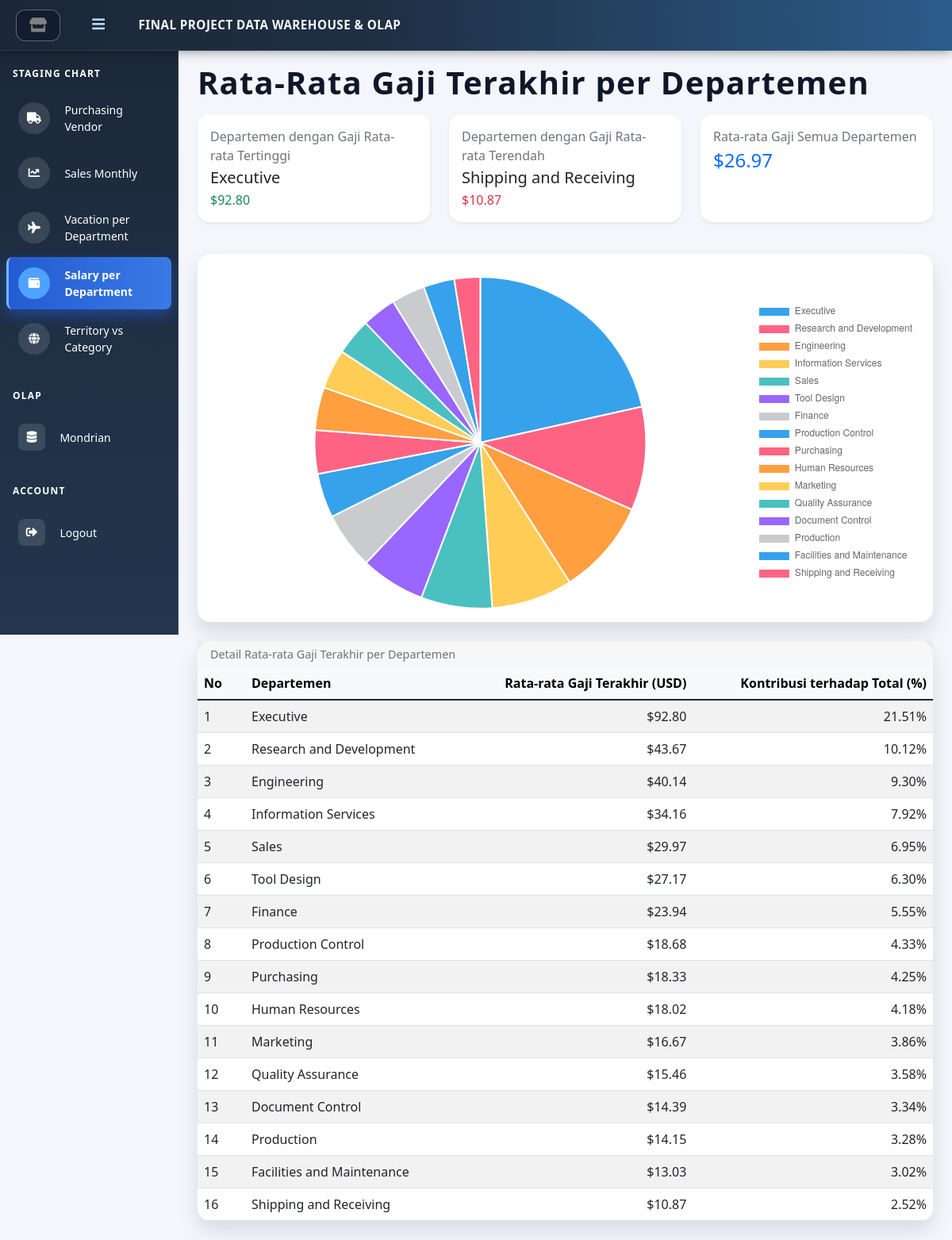
/salary_department_chart.php, run on the app's committed database.
### tables this page shows
CREATE TABLE `stg_salary_department` (
  `DepartmentID` int(11) DEFAULT NULL,
  `NamaDepartemen` varchar(100) DEFAULT NULL,
  `RataRata_GajiTerakhir` decimal(18,2) DEFAULT NULL
);

### salary_department_chart.php (the view, shortened to what this page needs)
<?php
include 'koneksi.php';
$sql = "SELECT NamaDepartemen, RataRata_GajiTerakhir
        FROM stg_salary_department
        ORDER BY RataRata_GajiTerakhir DESC";
$result = mysqli_query($conn, $sql);
$labels     = [];
$values     = [];
$tableRows  = [];
$topDept    = null;
$bottomDept = null;
$total      = 0;
while ($row = mysqli_fetch_assoc($result)) {
    $labels[] = $row['NamaDepartemen'];
    $values[] = (float)$row['RataRata_GajiTerakhir'];
    $tableRows[] = $row;
    $total      += (float)$row['RataRata_GajiTerakhir'];
    if ($topDept === null) {
        $topDept = $row;
    }
    $bottomDept = $row;
}
$data = [];
foreach ($values as $v) {
    $data[] = $total > 0 ? round(($v / $total) * 100, 2) : 0;
}
$deptCount = count($tableRows);
$avgSalary = $deptCount > 0 ? $total / $deptCount : 0;
?>
<!DOCTYPE html>
<html lang="en">
<head>
    <link href="https://cdnjs.cloudflare.com/ajax/libs/font-awesome/5.15.3/css/all.min.css" rel="stylesheet">
    <link href="css/styles-table.css" rel="stylesheet">
</head>
<body class="sb-nav-fixed">
    <nav class="sb-topnav navbar navbar-expand navbar-dark custom-navbar">
        <a class="sidebar-brand d-flex align-items-center justify-content-center">
            <div class="sidebar-brand-icon rotate-n-15">
                <i class="fas fa-store" style="color:grey"></i>
            </div>
        </a>
        <a class="navbar-brand ps-3 d-flex align-items-center gap-2" href="home.php">
            <button class="btn btn-link btn-sm me-4" id="sidebarToggle">
                <i class="fas fa-bars"></i>
            </button>
            <span>FINAL PROJECT DATA WAREHOUSE &amp; OLAP</span>
        </a>
    </nav>
    <div id="layoutSidenav">
        <?php include 'sidebar.php'; ?>
        <div id="layoutSidenav_content">
            <main class="container-fluid px-4">
                <h1 class="mt-4 mb-3">Rata-Rata Gaji Terakhir per Departemen</h1>
                <div class="row mb-4">
                    <div class="col-md-4 mb-3">
                        <div class="card shadow-sm border-0 h-100">
                            <div class="card-body">
                                <p class="text-muted mb-1">Departemen dengan Gaji Rata-rata Tertinggi</p>
                                <h5 class="mb-1">
                                    <?= $topDept ? htmlspecialchars($topDept['NamaDepartemen']) : '-' ?>
                                </h5>
                                <p class="text-success fw-semibold mb-0">
                                    <?= $topDept ? '$' . number_format($topDept['RataRata_GajiTerakhir'], 2, '.', ',') : '$0.00' ?>
                                </p>
                            </div>
                        </div>
                    </div>
                    <div class="col-md-4 mb-3">
                        <div class="card shadow-sm border-0 h-100">
                            <div class="card-body">
                                <p class="text-muted mb-1">Departemen dengan Gaji Rata-rata Terendah</p>
                                <h5 class="mb-1">
                                    <?= $bottomDept ? htmlspecialchars($bottomDept['NamaDepartemen']) : '-' ?>
                                </h5>
                                <p class="text-danger fw-semibold mb-0">
                                    <?= $bottomDept ? '$' . number_format($bottomDept['RataRata_GajiTerakhir'], 2, '.', ',') : '$0.00' ?>
                                </p>
                            </div>
                        </div>
                    </div>
                    <div class="col-md-4 mb-3">
                        <div class="card shadow-sm border-0 h-100">
                            <div class="card-body">
                                <p class="text-muted mb-1">Rata-rata Gaji Semua Departemen</p>
                                <h4 class="mb-0 text-primary">
                                    <?= '$' . number_format($avgSalary, 2, '.', ',') ?>
                                </h4>
                            </div>
                        </div>
                    </div>
                </div>
                <div class="card mb-4">
                    <div class="card-body">
                        <div class="chart-container">
                            <canvas id="salaryDeptChart"></canvas>
                        </div>
                    </div>
                </div>
                <div class="card mb-4">
                    <div class="card-header border-0">
                        <h6 class="mb-0">Detail Rata-rata Gaji Terakhir per Departemen</h6>
                    </div>
                    <div class="card-body p-0">
                        <div class="table-responsive">
                            <table class="table table-striped mb-0 align-middle">
                                <thead class="table-light">
                                    <tr>
                                        <th style="width:60px;">No</th>
                                        <th>Departemen</th>
                                        <th class="text-end">Rata-rata Gaji Terakhir (USD)</th>
                                        <th class="text-end">Kontribusi terhadap Total (%)</th>
                                    </tr>
                                </thead>
                                <tbody>
                                    <?php if ($deptCount === 0): ?>
                                        <tr>
                                            <td colspan="4" class="text-center text-muted py-3">
                                                Tidak ada data departemen.
                                            </td>
                                        </tr>
                                    <?php else: ?>
                                        <?php foreach ($tableRows as $i => $row):
                                            $val = (float)$row['RataRata_GajiTerakhir'];
                                            $percent = $total > 0 ? ($val / $total * 100) : 0;
                                        ?>
                                            <tr>
                                                <td><?= $i + 1 ?></td>
                                                <td><?= htmlspecialchars($row['NamaDepartemen']) ?></td>
                                                <td class="text-end">
                                                    <?= '$' . number_format($val, 2, '.', ',') ?>
                                                </td>
                                                <td class="text-end">
                                                    <?= number_format($percent, 2, '.', ',') ?>%
                                                </td>
                                            </tr>
                                        <?php endforeach; ?>
                                    <?php endif; ?>
                                </tbody>
                            </table>
                        </div>
                    </div>
                </div>
            </main>
        </div>
    </div>
    <script>
        // DATA dari PHP
        const sdLabels = <?= json_encode($labels); ?>;
        const sdPercent = <?= json_encode($data); ?>; // persen
        const sdOriginal = <?= json_encode($values); ?>; // gaji asli
        const ctx = document.getElementById('salaryDeptChart').getContext('2d');
        let salaryChart = new Chart(ctx, {
            type: 'pie',
            data: {
                labels: sdLabels,
                datasets: [{
                    label: 'Komposisi Gaji per Departemen',
                    data: sdPercent
                }]
            },
            options: {
                responsive: true,
                maintainAspectRatio: false,
                plugins: {
                    legend: {
                        position: 'right'
                    },
                    tooltip: {
                        callbacks: {
                            label: function(ctx) {
                                let idx = ctx.dataIndex;
                                let label = ctx.label;
                                let percent = sdPercent[idx];
                                let dollar = sdOriginal[idx];
                                let formattedDollar = dollar.toLocaleString("en-US", {
                                    style: "currency",
                                    currency: "USD"
                                });
                                return `${label}: ${percent}% (${formattedDollar})`;
                            }
                        }
                    }
                }
            }
        });
        // Agar chart tetap responsif saat sidebar dibuka/tutup
        document.getElementById('sidebarToggle').addEventListener('click', () => {
            setTimeout(() => salaryChart.resize(), 300);
        });
    </script>
</body>
</html>

### sidebar.php
<?php
$currentPage = basename($_SERVER['PHP_SELF']);
?>
<div id="layoutSidenav_nav">
    <nav class="sb-sidenav accordion sb-sidenav-light" id="sidenavAccordion">
        <div class="sb-sidenav-menu">
            <div class="nav">
                <div class="sb-sidenav-menu-heading">STAGING CHART</div>
                <a class="nav-link <?= ($currentPage == 'purchasing_vendor_chart.php') ? 'active' : '' ?>"
                    href="purchasing_vendor_chart.php">
                    <div class="sb-nav-link-icon icon-circle"><i class="fas fa-truck"></i></div>
                    Purchasing Vendor
                </a>
                <a class="nav-link <?= ($currentPage == 'sales_monthly_chart.php') ? 'active' : '' ?>"
                    href="sales_monthly_chart.php">
                    <div class="sb-nav-link-icon icon-circle"><i class="fas fa-chart-line"></i></div>
                    Sales Monthly
                </a>
                <a class="nav-link <?= ($currentPage == 'vacation_department_chart.php') ? 'active' : '' ?>"
                    href="vacation_department_chart.php">
                    <div class="sb-nav-link-icon icon-circle"><i class="fas fa-plane"></i></div>
                    Vacation per Department
                </a>
                <a class="nav-link <?= ($currentPage == 'salary_department_chart.php') ? 'active' : '' ?>"
                    href="salary_department_chart.php">
                    <div class="sb-nav-link-icon icon-circle"><i class="fas fa-wallet"></i></div>
                    Salary per Department
                </a>
                <a class="nav-link <?= ($currentPage == 'territory_category_chart.php') ? 'active' : '' ?>"
                    href="territory_category_chart.php">
                    <div class="sb-nav-link-icon icon-circle"><i class="fas fa-globe"></i></div>
                    Territory vs Category
                </a>
                <div class="sb-sidenav-menu-heading">OLAP</div>
                <a class="nav-link" href="olap.php">
                    <div class="sb-nav-link-icon"><i class="fas fa-database"></i></div>
                    Mondrian
                </a>
                <div class="sb-sidenav-menu-heading">ACCOUNT</div>
                <a class="nav-link" href="logout.php">
                    <div class="sb-nav-link-icon"><i class="fas fa-sign-out-alt"></i></div>
                    Logout
                </a>
            </div>
        </div>
    </nav>
</div>

### salary_department_chart.php (style rules this page uses)
#layoutSidenav { display: flex; }
#layoutSidenav_nav { width: 250px; }
#layoutSidenav_content { flex: 1; }
.chart-container { position: relative; height: 420px; }

### data on the page
stg_salary_department: NamaDepartemen "Executive", RataRata_GajiTerakhir "92.80", RataRata_GajiTerakhir "21.51"
stg_salary_department: NamaDepartemen "Shipping and Receiving", RataRata_GajiTerakhir "10.87", RataRata_GajiTerakhir "2.52"
stg_salary_department: NamaDepartemen "Research and Development", RataRata_GajiTerakhir "43.67", RataRata_GajiTerakhir "10.12"
stg_salary_department: NamaDepartemen "Engineering", RataRata_GajiTerakhir "40.14", RataRata_GajiTerakhir "9.30"
stg_salary_department: NamaDepartemen "Information Services", RataRata_GajiTerakhir "34.16", RataRata_GajiTerakhir "7.92"
stg_salary_department: NamaDepartemen "Sales", RataRata_GajiTerakhir "29.97", RataRata_GajiTerakhir "6.95"
stg_salary_department: NamaDepartemen "Tool Design", RataRata_GajiTerakhir "27.17", RataRata_GajiTerakhir "6.30"
stg_salary_department: NamaDepartemen "Finance", RataRata_GajiTerakhir "23.94", RataRata_GajiTerakhir "5.55"
stg_salary_department: NamaDepartemen "Production Control", RataRata_GajiTerakhir "18.68", RataRata_GajiTerakhir "4.33"
stg_salary_department: NamaDepartemen "Purchasing", RataRata_GajiTerakhir "18.33", RataRata_GajiTerakhir "4.25"
stg_salary_department: NamaDepartemen "Human Resources", RataRata_GajiTerakhir "18.02", RataRata_GajiTerakhir "4.18"
stg_salary_department: NamaDepartemen "Marketing", RataRata_GajiTerakhir "16.67", RataRata_GajiTerakhir "3.86"
stg_salary_department: NamaDepartemen "Quality Assurance", RataRata_GajiTerakhir "15.46", RataRata_GajiTerakhir "3.58"
stg_salary_department: NamaDepartemen "Document Control", RataRata_GajiTerakhir "14.39", RataRata_GajiTerakhir "3.34"
stg_salary_department: NamaDepartemen "Production", RataRata_GajiTerakhir "14.15", RataRata_GajiTerakhir "3.28"
stg_salary_department: NamaDepartemen "Facilities and Maintenance", RataRata_GajiTerakhir "13.03", RataRata_GajiTerakhir "3.02"

### other printed values
$avgSalary "26.97"
chart data {{ json_encode($data) }} [21.51,10.12,9.3,7.92,6.95,6.3,5.55,4.33,4.25,4.18,3.86,3.58,3.34,3.28,3.02,2.52]
